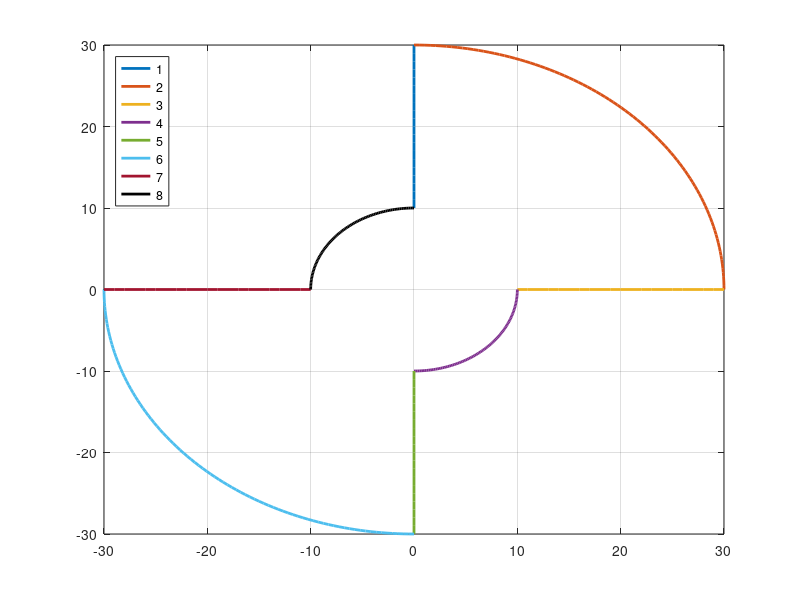

This figure's MATLAB source: (Note: this script raises an error after producing the figure.)
clearvars;
close all;
clc;

set(0, 'DefaultFigureWindowStyle', 'docked');
%%
% Algorithm selection
% --------------------------
%       newton          = 1
%       gradient        = 2
%       hybrid          = 3
%       reverse         = 4
algorithm = 1;
draw = 1;       % draw the path
T = 0.1;
res = 1/T;      % resolution
max_iter = 100;
tollerance = 1e-3;
error = zeros(1, max_iter*8);   % 8 paths
q = zeros(2, max_iter*8);       
L1 = 1*res;
L2 = 2*L1;
re = L2+L1;
ri = L2-L1;

% Direct kinematic
%  ------------------------------
% x = L1*cos(q1) + L2*cos(q1+q2);
% x = L1*sin(q1) + L2*sin(q1+q2);

gc = 0;  % global counter
lc = 0;  % local counter
%%
p1 = [zeros(1, L2+1); (ri : re)];                           % PI/2
p2 = [re*cos(pi/2:-pi/180:0); re*sin(pi/2:-pi/180:0)];      % ext1             % ext1
p3 = [(ri : re); zeros(1, L2+1)];                           % 0
p4 = [ri*cos(0:-pi/180:-pi/2); ri*sin(0:-pi/180:-pi/2)];    % int1
p5 = [zeros(1, L2+1); -(ri : re)];                          % -PI/2
p6 = [re*cos(-pi/2:-pi/180:-pi); re*sin(-pi/2:-pi/180:-pi)];% ext2
p7 = [-(ri : re); -zeros(1, L2+1)];                         % PI
p8 = [ri*cos(pi:-pi/180:pi/2); ri*sin(pi:-pi/180:pi/2)];    % int2
if (draw)
    close(figure(1));
    figure(1);
    plot(p1(1,:), p1(2,:), 'lineWidth', 2);    
    hold on;
    plot(p2(1,:), p2(2,:), 'lineWidth', 2);    
    plot(p3(1,:), p3(2,:), 'lineWidth', 2);    
    plot(p4(1,:), p4(2,:), 'lineWidth', 2);    
    plot(p5(1,:), p5(2,:), 'lineWidth', 2);    
    plot(p6(1,:), p6(2,:), 'lineWidth', 2);    
    plot(p7(1,:), p7(2,:), 'lineWidth', 2);    
    plot(p8(1,:), p8(2,:), 'black', 'lineWidth', 2);    
    legend('1', '2', '3', '4', '5', '6', '7', '8', 'Location', 'NorthWest');
    grid on;
    hold off;
end
%%
clc;
q_curr = [pi/2; 0];

syms q1 q2
F = ([L1*cos(q1) + L2*cos(q1+q2); L1*sin(q1) + L2*sin(q1+q2)]);
J = matlabFunction(jacobian(F, [q1 q2]));
F = matlabFunction(F);

switch (algorithm)
    case 0,
        fprintf('!!! WARNING: algorithm not selected\n\n');
    % Newton
    case 1,
        q_curr = newton(tollerance, q_curr, F, J, p1(1,:), p1(2,:));
        q_curr = newton(tollerance, q_curr, F, J, p2(1,:), p2(2,:));
        q_curr = newton(tollerance, q_curr, F, J, p3(1,:), p3(2,:));
        q_curr = newton(tollerance, q_curr, F, J, p4(1,:), p4(2,:));
        q_curr = newton(tollerance, q_curr, F, J, p5(1,:), p5(2,:));
        q_curr = newton(tollerance, q_curr, F, J, p6(1,:), p6(2,:));
        q_curr = newton(tollerance, q_curr, F, J, p7(1,:), p7(2,:));
        newton(tollerance, q_curr, F, J, p8(1,:), p8(2,:));
    % Gradient
    case 2,
        q_curr = gradient(tollerance, q_curr, F, J, p1(1,:), p1(2,:));
    % Hybrid
    case 3,
    % Reverse
    case 4,
        reverse(F, L1, L2, p1(1,:), p1(2,:));
        reverse(F, L1, L2, p2(1,:), p2(2,:));
        reverse(F, L1, L2, p3(1,:), p3(2,:));
        reverse(F, L1, L2, p4(1,:), p4(2,:));
        reverse(F, L1, L2, p5(1,:), p5(2,:));
        reverse(F, L1, L2, p6(1,:), p6(2,:));
        reverse(F, L1, L2, p7(1,:), p7(2,:));
        reverse(F, L1, L2, p8(1,:), p8(2,:));
end